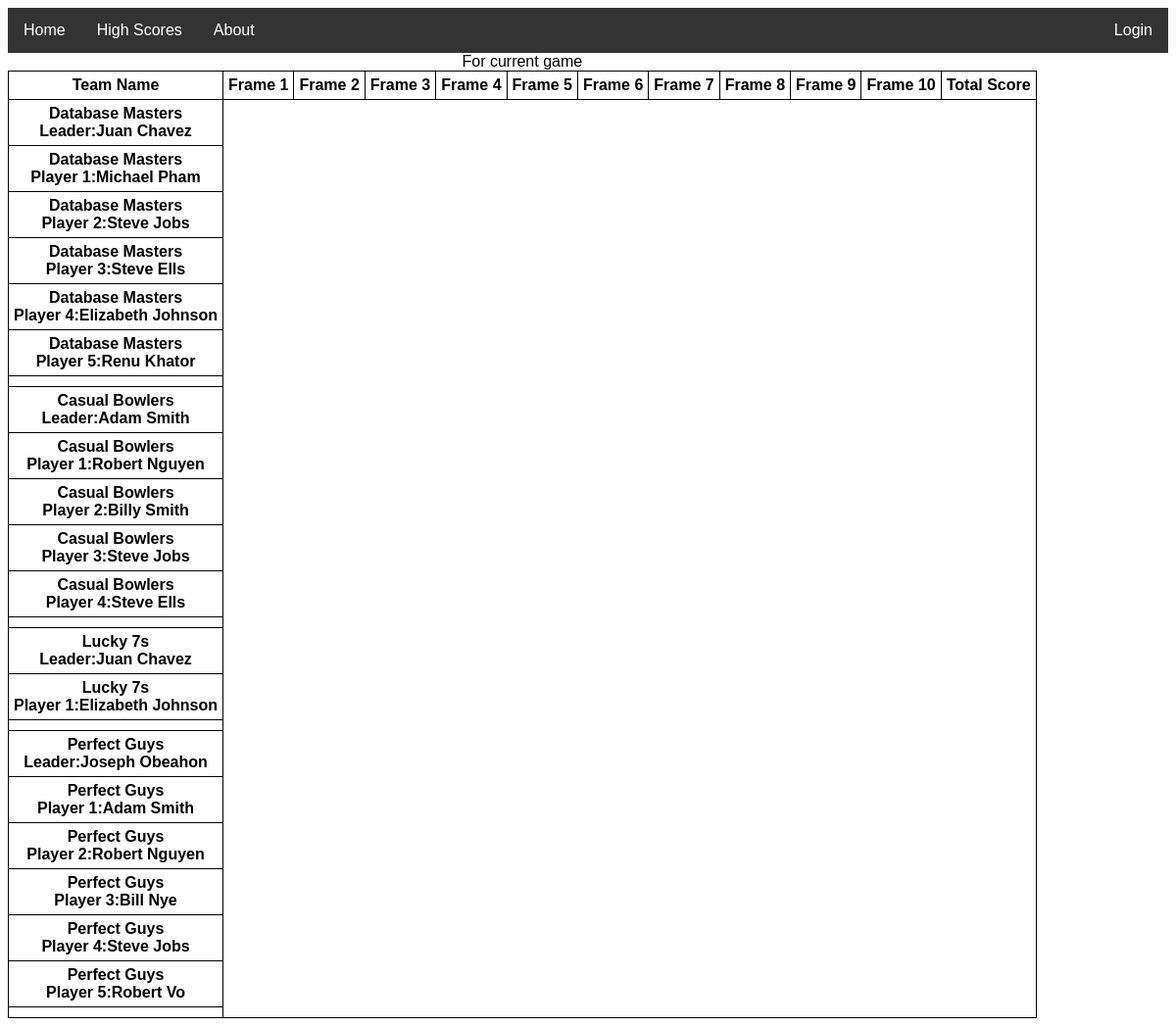
The app's page /viewGame.php?gameID=2 with its own data.
### tables this page shows
CREATE TABLE Game (
  Game_ID             INT PRIMARY KEY AUTO_INCREMENT,
  Teams               VARCHAR(100) not null,  
  Game_Start_Time     DATETIME,
  Game_End_Time       DATETIME,
  Winner_Team_ID      INT          null,
  Title               VARCHAR(100)  not null,
  Location_ID         INT,
  Event_Type          ENUM('Casual', 'Tournament') DEFAULT 'Casual',
  Game_Finished       BOOLEAN DEFAULT FALSE,
  Date_Added          DATETIME,
  Last_Date_Modified  DATETIME,
  FOREIGN KEY (Winner_Team_ID) REFERENCES Team(Team_ID),
  FOREIGN KEY (Location_ID) REFERENCES Game_Location(Game_Location_ID)
);

CREATE TABLE Team (
  Team_ID             INT             PRIMARY KEY AUTO_INCREMENT,
  Name                VARCHAR(50)	    NOT NULL,
  Leader              INT			        NOT NULL,
  Date_Created        DATETIME,
  Game_Count          INT			        DEFAULT 0,
  Win_Count           INT			        DEFAULT 0,
  Player_1	          INT             NULL,
  Player_2	          INT             NULL,
  Player_3	          INT             NULL,
  Player_4	          INT             NULL,
  Player_5	          INT             NULL,
  Date_Added          DATETIME,
  Last_Date_Modified  DATETIME,
  FOREIGN KEY    (Leader)       REFERENCES Players(Player_ID)
    ON DELETE RESTRICT,
  FOREIGN KEY    (Player_1)     REFERENCES Players(Player_ID)
    ON DELETE RESTRICT,
  FOREIGN KEY    (Player_2)     REFERENCES Players(Player_ID)
    ON DELETE RESTRICT,
  FOREIGN KEY    (Player_3)     REFERENCES Players(Player_ID)
    ON DELETE RESTRICT,
  FOREIGN KEY    (Player_4)     REFERENCES Players(Player_ID)
    ON DELETE RESTRICT,
  FOREIGN KEY    (Player_5)     REFERENCES Players(Player_ID)
    ON DELETE RESTRICT,
  CHECK (Game_Count >= 0),
  CHECK (Win_Count >= 0)
);

### public_html/viewGame.php (the view, shortened to what this page needs)
<link rel="stylesheet" type="text/css" href="audit.css">
<?php
include 'menuBar.php';
function createPlayersArray()
{
    $conn = connectToDatabase();
    $sql = "SELECT First_Name, Last_Name, Player_ID from Players";
    $result = $conn->query($sql);
    $teams = array();
    if ($result->num_rows > 0) {
        while ($row = $result->fetch_assoc()) {
            $teams[$row['Player_ID']] = $row['First_Name'] . ' ' . $row['Last_Name'];
        }
    } else {
        echo "0 results";
    }
    return $teams;
}
function getTeamNameForTeamId($teamId) {
    $conn = connectToDatabase();
    $sql = "select Team_ID, Team.Name from Team where Team.Team_ID = '$teamId'";
    $result = $conn->query($sql);
    $teamName = '';
    if ($result->num_rows > 0) {
        while ($row = $result->fetch_assoc()) {
            $teamName = $row["Name"];
        }
    } else {
        $teamName = "0 results";
    }
    return $teamName;
}
function getInformationAboutGame($gameID) {
    $conn = connectToDatabase();
    $sql = "SELECT * FROM GAME, Game_Location WHERE Game.Game_ID = $gameID and Game.Location_ID = Game_Location.Game_Location_ID";
    $result = $conn->query($sql);
    printInformationAboutTheGame($result);
}
function printGameInfoForEachPlayer($teamID) {
    $conn = connectToDatabase();
    $sql = "SELECT Leader, Player_1, Player_2, Player_3, Player_4, Player_5 FROM Team where Team.Team_ID = $teamID";
    $result = $conn->query($sql);
    $allPlayers = createPlayersArray();
    if ($result->num_rows > 0) {
        while ($row = $result->fetch_assoc()) {
            echo '<tr><th>' . getTeamNameForTeamId($teamID) . '<br>Leader:' . $allPlayers[$row["Leader"]] . '</th>';
            if(isset($row['Player_1'])) {
                echo '<tr><th>' . getTeamNameForTeamId($teamID) . '<br>Player 1:' . $allPlayers[$row["Player_1"]] . '</th>';
            }
            if(isset($row['Player_2'])) {
                echo '<tr><th>' . getTeamNameForTeamId($teamID) . '<br>Player 2:' . $allPlayers[$row["Player_2"]] . '</th>';
            }
            if(isset($row['Player_3'])) {
                echo '<tr><th>' . getTeamNameForTeamId($teamID) . '<br>Player 3:' . $allPlayers[$row["Player_3"]] . '</th>';
            }
            if(isset($row['Player_4'])) {
                echo '<tr><th>' . getTeamNameForTeamId($teamID) . '<br>Player 4:' . $allPlayers[$row["Player_4"]] . '</th>';
            }
            if(isset($row['Player_5'])) {
                echo '<tr><th>' . getTeamNameForTeamId($teamID) . '<br>Player 5:' . $allPlayers[$row["Player_5"]] . '</th>';
            }
            echo '</tr>';
            echo '<tr><th></th></tr>';
        }
    } else {
        die("ERROR");
    }
}
function printInformationAboutTheGame($result) {
    if($result->num_rows > 0) {
        while($row = $result->fetch_assoc()) {
            echo '<table>';
            echo '<caption>For current game</caption>';
            echo '<tr><th>Team Name</th>';
            echo '<th>Frame 1</th>';
            echo '<th>Frame 2</th>';
            echo '<th>Frame 3</th>';
            echo '<th>Frame 4</th>';
            echo '<th>Frame 5</th>';
            echo '<th>Frame 6</th>';
            echo '<th>Frame 7</th>';
            echo '<th>Frame 8</th>';
            echo '<th>Frame 9</th>';
            echo '<th>Frame 10</th>';
            echo '<th>Total Score</th>';
            echo '</tr>';
            $allTeams = $row['Teams'];
            $separatedTeams = explode(",", $allTeams);
            foreach ($separatedTeams as $team) {
                echo '<tr>';
                printGameInfoForEachPlayer($team);
                echo '</tr>';
            }
        }
        echo '</table>';
    }
}
getInformationAboutGame($_GET['gameID']);

### public_html/audit.css (style rules this page uses)
table, th, td { border: 1px solid black; border-collapse: collapse; }
th, td { padding: 5px; }

### records on screen
game: Teams.Name "Database Masters", Teams.Name "Casual Bowlers", Teams.Name "Lucky 7s", Teams.Name "Perfect Guys"
team: Leader "Juan Chavez", Player_1 "Michael Pham", Player_2 "Steve Jobs", Player_3 "Steve Ells", Player_4 "Elizabeth Johnson", Player_5 "Renu Khator"
team: Leader "Adam Smith", Player_1 "Robert Nguyen", Player_2 "Billy Smith", Player_3 "Steve Jobs", Player_4 "Steve Ells"
team: Leader "Juan Chavez", Player_1 "Elizabeth Johnson"
team: Leader "Joseph Obeahon", Player_1 "Adam Smith", Player_2 "Robert Nguyen", Player_3 "Bill Nye", Player_4 "Steve Jobs", Player_5 "Robert Vo"
